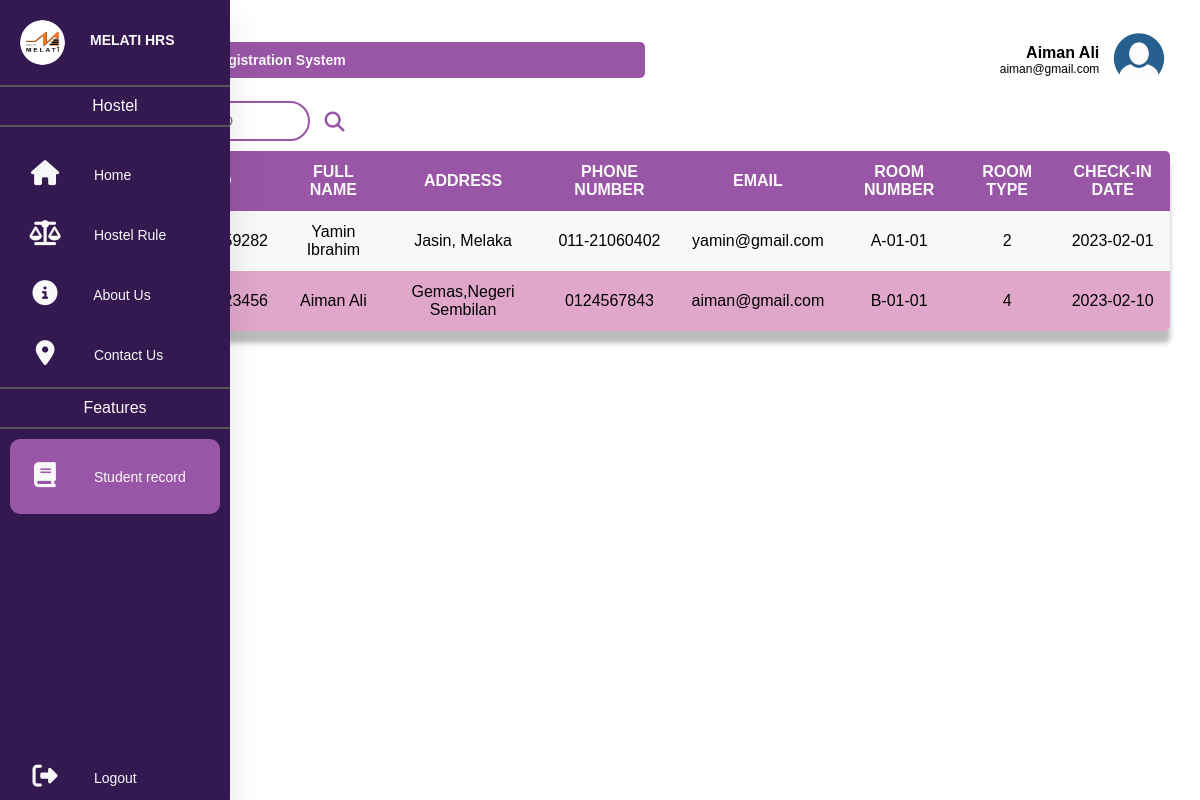
The app's page /Student/Student.php (signed in) with its own data.
### tables this page shows
CREATE TABLE `register` (
  `regisID` int(10) NOT NULL,
  `regisDate` varchar(50) NOT NULL,
  `staffID` varchar(10) NOT NULL,
  `studID` varchar(10) NOT NULL,
  `roomID` varchar(10) NOT NULL
);

CREATE TABLE `student` (
  `studID` varchar(10) NOT NULL,
  `studFname` varchar(50) NOT NULL,
  `studLname` varchar(50) NOT NULL,
  `studEmail` varchar(50) NOT NULL,
  `studPassword` varchar(50) NOT NULL,
  `studAddr` varchar(50) NOT NULL,
  `studPhoneNum` varchar(15) NOT NULL
);

CREATE TABLE `room` (
  `roomID` varchar(8) NOT NULL,
  `roomFloor` varchar(2) NOT NULL,
  `roomBlock` varchar(1) NOT NULL,
  `roomAvail` varchar(2) NOT NULL,
  `roomType` varchar(10) NOT NULL
);

### Student/Student.php (the view, shortened to what this page needs)
<!DOCTYPE html>
<html>
<head>
    <link rel="stylesheet" href="StyleRecord.css">
    <link rel="stylesheet" href="https://cdnjs.cloudflare.com/ajax/libs/font-awesome/4.7.0/css/font-awesome.min.css">
    <?php
        include("../Dbconn.php");
    ?>
</head>
<body>
    <nav>
        <ul>
            <li>
                <a href="Home.php" class="logo">
                    <img src="/Melati HRS/images/Melati Round.png" alt="melati logo"><br>
                    <span class="nav-item"> Melati HRS </span>
                </a>
            </li>
            <hr>
            <p class="title"> Hostel </p>
            <hr>
            <li>
                <a href="Home.php" class="menu-list">
                    <i class="fas fa-solid fa-house"></i>
                    <span class="nav-item"> Home </span>
                </a>
            </li>
            <li>
                <a href="Rule.php" class="menu-list">
                    <i class="fas fa-balance-scale"></i>
                    <span class="nav-item"> Hostel Rule </span>
                </a>
            </li>
            <li>
                <a href="About.php" class="menu-list">
                    <i class="fas fa-solid fa-circle-info"></i>
                    <span class="nav-item"> About Us </span>
                </a>
            </li>
            <li>
                <a href="Contact.php" class="menu-list">
                    <i class=" fas fa-solid fa-location-dot"></i>
                    <span class="nav-item"> Contact Us </span>
                </a>
            </li>
            <hr>
            <p class="title"> Features </p>
            <hr>
            <div class="box">
                <li>
                    <a href="Student.php" class="menu-list">
                        <i class="fas fa-solid fa-book"></i>
                        <span class="nav-item"> Student record </span>
                    </a>
                </li>
            </div>
            <li>
                <a onclick="out()" href="/Melati HRS/Logout.php" class="menu-list logout">
                    <i class="fas fa-sign-out-alt"></i>
                    <span class="nav-item"> Logout </span>
                </a>
            </li>
        </ul>
    </nav>
    <div class="contentBox">
        <div class="topbar">
            <div class="welcomeBox">
                <p>Melati Hostel Registration System</p>
            </div>
            <div class="user">
                <div class="username">
                    <?php
                        if (isset($_SESSION["log"]) && ($_SESSION["log"] == 1)) {
                            echo '<p class="name">' . $_SESSION["stud_fname"] . ' ' . $_SESSION["stud_lname"] .'</p>';
                            echo '<p class="email">' . $_SESSION["stud_email"] .'</p>';
                        }
                        else
                            echo "<meta http-equiv=\"refresh\" content=\"2;URL=../Login.php\"/>";
                    ?>
                </div>
                <div class="userDP">
                    <img src="/Melati HRS/images/userdp.png" alt="Profile picture">
                </div>
            </div>
        </div>
        <div class="mainBox">
            <div class="searchBox">
                <div class="cari">
                    <form class="formSearch" action="Student.php" method="POST">
                    <button type="submit" name="search">
                        <i class="fa-solid fa-magnifying-glass"></i>
                    </button>
                </form>
                </div>
            </div>
            <div class="firstBox">
                <table>
                    <tr>
                        <th>no</th>
                        <th>id</th>
                        <th>full name</th>
                        <th>Address</th>
                        <th>phone number</th>
                        <th>email</th>
                        <th>room number</th>
                        <th>room type</th>
                        <th>check-in date</th>
                    </tr>
                    <?php
                        $sql = "SELECT *
                                FROM student
                                JOIN register ON student.studID = register.studID
                                JOIN room ON register.roomID = room.roomID";
                        $query = mysqli_query($connection, $sql) or die("not found");
                        $count = 1;
                        while ($row= mysqli_fetch_array($query)) {
                    ?>
                    <tr>
                        <td><?php echo $count; ?></td>
                        <td><?php echo $row["studID"] ?></td>
                        <td><?php echo $row["studFname"] ?> <?php echo $row["studLname"] ?></td>
                        <td><?php echo $row["studAddr"] ?></td>
                        <td><?php echo $row["studPhoneNum"] ?></td>
                        <td><?php echo $row["studEmail"] ?></td>
                        <td><?php echo $row["roomID"] ?></td>
                        <td><?php echo $row["roomType"] ?></td>
                        <td><?php echo $row["regisDate"] ?></td>
                    </tr>
                    <?php
                        $count++;
                        }
                    ?>
                </table>
            </div>
        </div>
    </div>
</body>
</html>

### Student/StyleRecord.css (style rules this page uses)
* { margin: 0px; padding: 0px; border: none; outline: none; text-decoration: none; list-style: none; box-sizing: border-box; font-family: "Poppins", sans-serif; }
nav { position: fixed; top: 0px; bottom: 0px; left: 0px; height: 100%; width: 90px; overflow: hidden; transition: width 0.2s linear; background: #341950; box-shadow: 0 20px 35px rgba(0, 0, 0, 0.1); }
.logo { text-align: center; display: flex; transition: all 0.5s ease; margin: 10px 0 0 10px; }
.logo img { width: 45px; height: 45px; border-radius: 50%; }
.logo span { font-weight: bold; padding-left: 15px; font-size: 36px; text-transform: uppercase; }
hr { margin: 10px auto; padding: 0px; border-top: 2px solid #585858; }
.title { color: #F8F8F8; text-align: center; margin-top: 10px; }
li a { color: #F8F8F8; position: relative; font-size: 10px; display: table; width: 300px; padding: 10px; }
.fas, .fab { position: relative; width: 70px; height: 40px; top: 14px; font-size: 25px; text-align: center; }
nav .nav-item { font-size: 14px; position: relative; top: 12px; margin-left: 10px; }
.logout { position: absolute; bottom: 0; }
.box { background: #9a56a6; margin: 10px; padding: 0px; border-radius: 10px; height: 75px; }
.box a { padding: 10px 0 10px 0; }
.contentBox { margin: 0px; padding: 20px 20px 20px 110px; }
.topbar { margin: 0px; padding: 0px; }
.topbar .welcomeBox, .topbar .user { display: inline-block; }
.welcomeBox { margin: 0px; padding: 10px 10px 10px 10px; width: 50%; vertical-align: middle; background-color: #9a56a6; border-radius: 5px; }
.user { margin: 0px; padding: 10px 0px 10px 10px; width: 49%; text-align: right; vertical-align: middle; }
.welcomeBox p { font-size: 14px; font-weight: bold; color: #F8F8F8; }
.user .username, .user .userDP { display: inline-block; vertical-align: middle; }
.username .name { font-size: 16px; font-weight: bold; }
.username .email { font-size: 12px; }
.userDP img { width: 70px; }
.mainBox .firstBox { margin: 0px; padding: 0px 10px 0px 0px; }
.searchBox { width: 100%; }
.cari, .pergi { display: inline-block; }
.formSearch button { background-color: #fff; cursor: pointer; }
.formSearch i { margin: 10px; padding: 0px; font-size: 20px; color: #9a56a6; vertical-align: middle; }
table { width: 100%; background-color: #F8F8F8; text-align: center; border-collapse: collapse; border-spacing: 0px; border-radius: 5px; overflow: hidden; box-shadow: 0 12px 5px rgba(32, 32, 32, .3); }
th, td { padding: 12px 15px; }
th { background: #9a56a6; color: #F8F8F8; text-transform: uppercase; }
tr:nth-child(odd) { background-color: #e1a7cb; }

### records on screen
register: studID.studFname "Yamin", studID.studLname "Ibrahim", studID.studAddr "Jasin, Melaka", studID.studPhoneNum "011-21060402", studID.studEmail "yamin@gmail.com", roomID.roomID "A-01-01", roomID.roomType "2", regisDate "2023-02-01"
register: studID.studFname "Aiman", studID.studLname "Ali", studID.studAddr "Gemas,Negeri Sembilan", studID.studPhoneNum "0124567843", studID.studEmail "aiman@gmail.com", roomID.roomID "B-01-01", roomID.roomType "4", regisDate "2023-02-10"

### other values on screen
$_SESSION["stud_fname"] "Aiman"
$_SESSION["stud_lname"] "Ali"
$_SESSION["stud_email"] "aiman@gmail.com"
